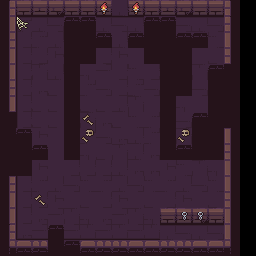

A 2D game scene composited from a Tiled map and its tileset images. What follows is a short description and the map's XML, with every tile layer's data as written:
An orthogonal 16x16 tile map with 16x16 px tiles, 2 tile layers (map, scatter) and 22 objects.

<map version="1.5" tiledversion="1.7.2" orientation="orthogonal" renderorder="right-down" width="16" height="16" tilewidth="16" tileheight="16" infinite="0" nextlayerid="5" nextobjectid="44">
 <editorsettings>
  <export target="../game/src/maps/seafloor_cavern.lua" format="lua" />
 </editorsettings>
 <tileset firstgid="1" source="tileset/dungeon-tileset.tsx" />
 <layer id="1" name="map" width="16" height="16">
  <data encoding="csv">
1,2,3,4,5,2,3,8,5,2,3,4,5,2,6,0,
11,12,13,14,101,101,13,14,13,101,101,14,13,14,6,0,
21,22,7,8,79,79,101,8,101,79,79,101,101,10,16,0,
31,22,17,18,79,79,17,18,19,79,79,79,19,20,26,0,
11,22,29,8,79,30,28,17,10,17,79,79,29,101,79,0,
21,22,27,20,79,7,9,17,7,9,79,79,9,79,79,0,
31,22,20,20,79,20,20,8,29,19,79,30,19,79,79,0,
79,22,20,20,79,29,27,20,10,7,79,9,101,79,79,0,
79,101,18,19,79,7,9,27,8,7,79,29,79,79,16,0,
79,79,101,19,79,30,20,29,8,27,79,101,79,79,26,0,
79,79,18,19,17,17,17,8,27,27,18,10,29,30,36,0,
21,22,7,8,9,10,7,8,9,10,7,8,9,10,16,0,
31,22,17,18,19,20,17,18,19,20,17,18,19,20,26,0,
11,22,27,28,29,30,27,28,29,30,2,3,4,5,36,0,
1,32,33,101,33,34,33,34,33,34,13,14,13,14,16,0,
41,42,43,79,101,42,43,44,45,42,43,44,45,42,46,0
</data>
 </layer>
 <layer id="3" name="scatter" width="16" height="16">
  <data encoding="csv">
0,0,0,0,0,0,91,0,91,0,0,0,0,0,0,0,
0,65,0,0,0,0,0,0,0,0,0,0,0,0,0,0,
0,0,0,0,0,0,0,0,0,0,0,0,0,0,0,0,
0,0,0,0,0,0,0,0,0,0,0,0,0,0,0,0,
0,0,0,0,0,0,0,0,0,0,0,0,0,0,0,0,
0,0,0,0,0,0,0,0,0,0,0,0,0,0,0,0,
0,0,0,0,0,0,0,0,0,0,0,0,0,0,0,0,
0,0,0,0,0,69,0,0,0,0,0,0,0,0,0,0,
0,0,0,0,0,78,0,0,0,0,0,78,0,0,0,0,
0,0,0,0,0,0,0,0,0,0,0,0,0,0,0,0,
0,0,0,0,0,0,0,0,0,0,0,0,0,0,0,0,
0,0,0,0,0,0,0,0,0,0,0,0,0,0,0,0,
0,0,69,0,0,0,0,0,0,0,0,0,0,0,0,0,
0,0,0,0,0,0,0,0,0,0,0,76,76,0,0,0,
0,0,0,0,0,0,0,0,0,0,0,0,0,0,0,0,
0,0,0,0,0,0,0,0,0,0,0,0,0,0,0,0
</data>
 </layer>
 <objectgroup id="2" name="entities">
  <object id="7" template="templates/Light.tx" x="80" y="160" />
  <object id="20" template="templates/PlayerStart.tx" x="112" y="208" />
  <object id="21" template="templates/Boulder.tx" x="96" y="112" />
  <object id="22" template="templates/Boulder.tx" x="112" y="112" />
  <object id="23" template="templates/Boulder.tx" x="128" y="112" />
  <object id="24" template="templates/Boulder.tx" x="80" y="96" />
  <object id="25" template="templates/Boulder.tx" x="144" y="96" />
  <object id="26" template="templates/Boulder.tx" x="96" y="80" />
  <object id="27" template="templates/Boulder.tx" x="112" y="80" />
  <object id="28" template="templates/Boulder.tx" x="128" y="80" />
  <object id="29" template="templates/Boulder.tx" x="80" y="64" />
  <object id="30" template="templates/Boulder.tx" x="96" y="64" />
  <object id="31" template="templates/Boulder.tx" x="128" y="64" />
  <object id="32" template="templates/Boulder.tx" x="144" y="64" />
  <object id="33" template="templates/Coffee.tx" x="176" y="224" />
  <object id="36" template="templates/Tomb-GoldenKey.tx" x="112" y="32" />
  <object id="37" template="templates/ExitDoor.tx" x="112" y="0" />
  <object id="39" template="templates/MovableMirror_UR.tx" x="80" y="160" />
  <object id="40" template="templates/MovableMirror_UL.tx" x="112" y="160" />
 </objectgroup>
 <objectgroup id="4" name="reverb">
  <object id="41" template="templates/reverb_zones/large_room.tx" x="16" y="16" width="208" height="192" />
  <object id="42" template="templates/reverb_zones/corridor.tx" x="160" y="224" width="64" height="16" />
  <object id="43" template="templates/reverb_zones/large_room.tx" x="16" y="208" width="144" height="32" />
 </objectgroup>
</map>
